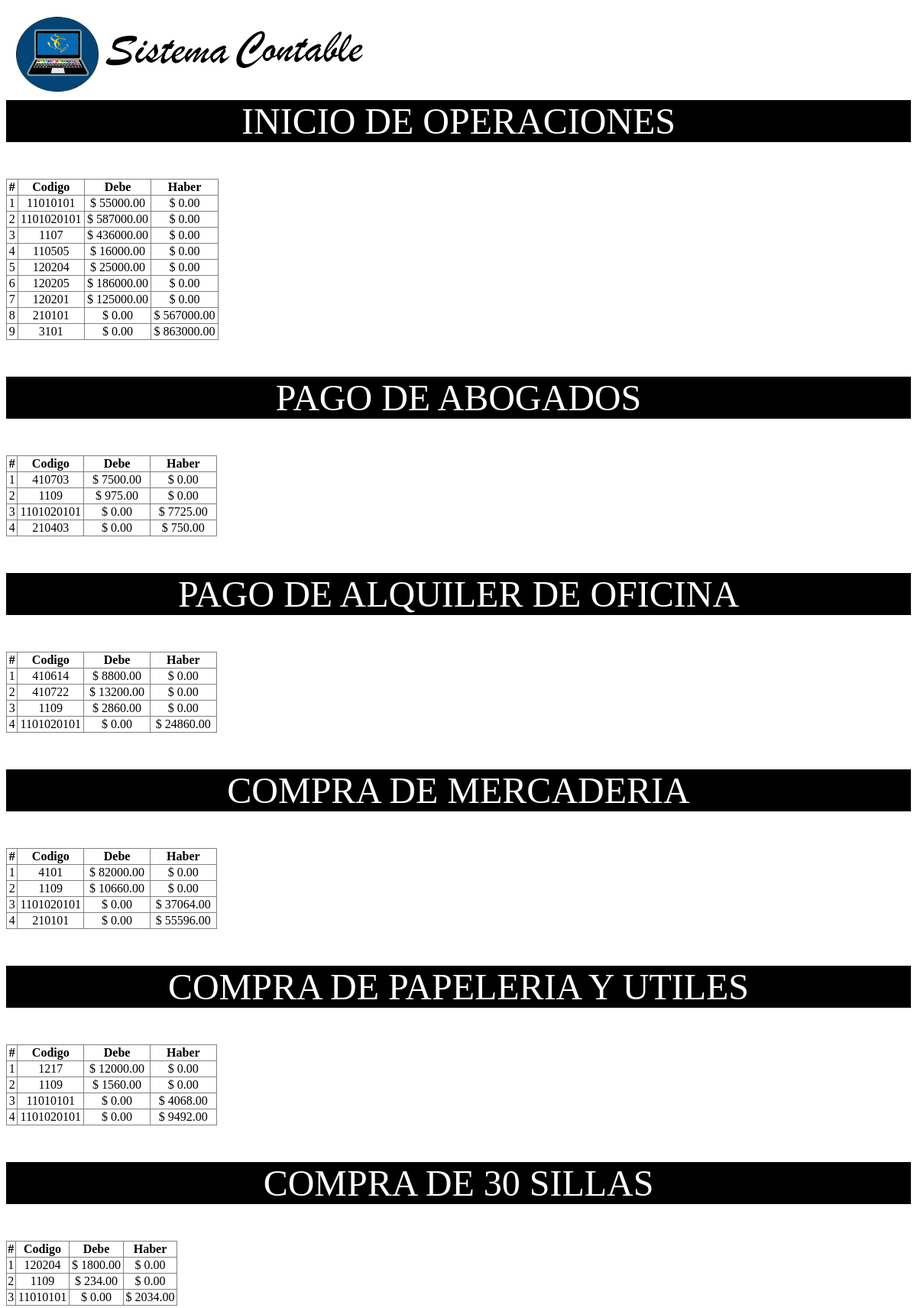
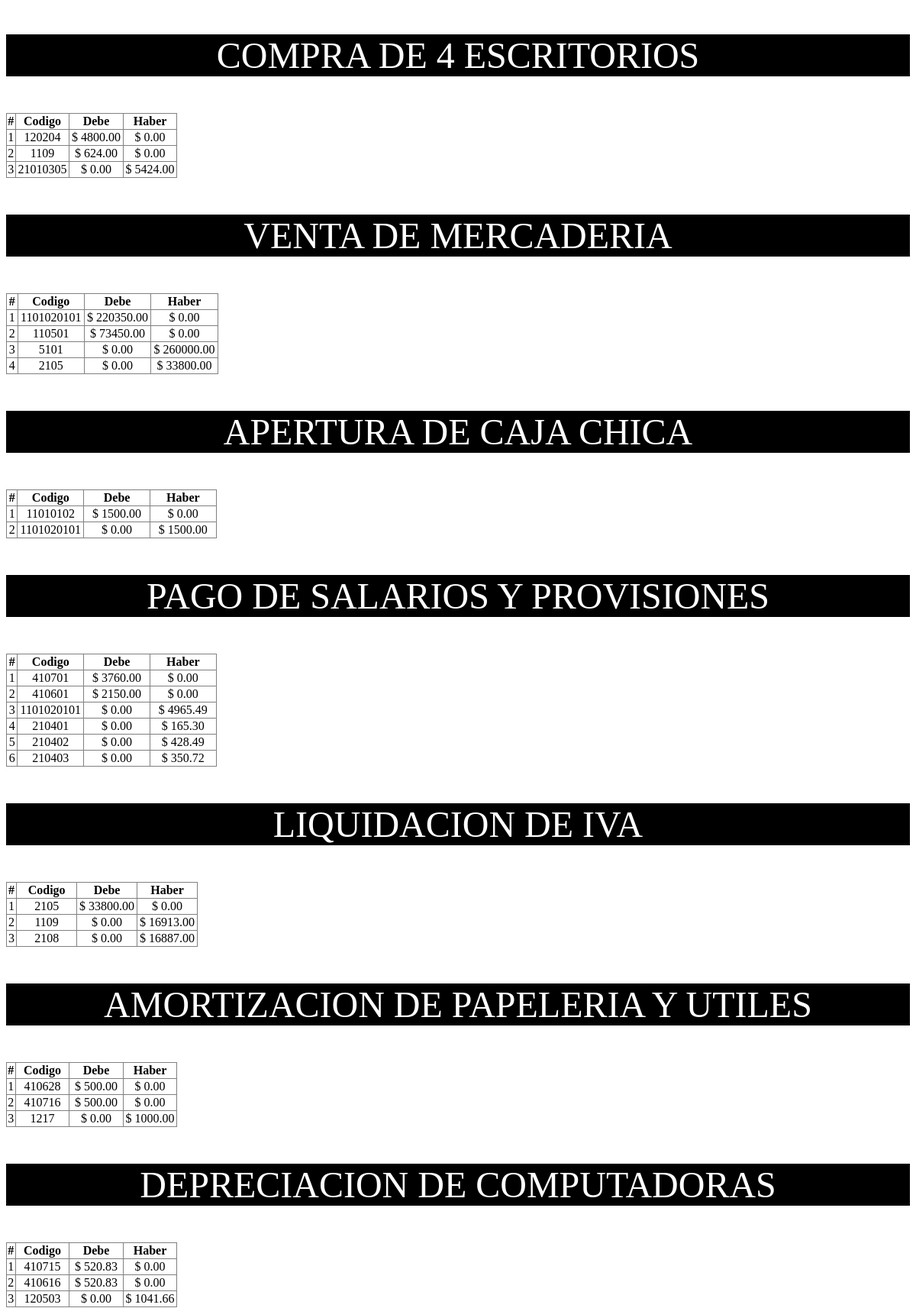
/docs/reporteClasificacion.php (upper part), run on the app's committed database (2 pictures, top to bottom).
### tables this page shows
CREATE TABLE `partida` (
  `idpartida` int(11) NOT NULL,
  `fecha` date NOT NULL,
  `descripcion` varchar(200) NOT NULL,
  `cierre` int(11) NOT NULL,
  `estado` tinyint(1) NOT NULL
);

### docs/reporteClasificacion.php (the view, shortened to what this page needs)
<page backtop="45mm" backbottom="15mm" footer="page">
    <page_header>
        <?php
        include "../globals/conexion.php";
        ?>
        <table border="0">
            <tr>
            <img src="../images/Logi.jpg" style="position: absolute;" />
                <td style="width: 30%;  text-align: right;" class="titulotabla">Fecha : <?php echo date("d-m-Y"); ?></td>
            </tr>
            <tr>
                <td style="width: 70%; text-align: center;" class="titulo2"></td>
                <td style="width: 30%;  text-align: right;" class="titulotabla"></td>
            </tr>
            <tr>
                <td></td>
            </tr>
            <tr>
                <td></td>
            </tr>
            <tr>
                <td style="width: 100%;  text-align: center;" class="titulo2" colspan="2"><strong>  </strong></td>
            </tr>
            <tr>
                <td style="width: 100%;  text-align: center;" class="titulo2" colspan="2"><strong>  </strong></td>
            </tr>
            <tr>
                <td style="width: 100%;  text-align: center;" class="titulo2" colspan="2"><strong>Informe de Partidas</strong></td>
            </tr>
        </table>
    </page_header>
    <?php
    $result = $conexion->query("select p.idpartida as idubicacion,p.descripcion as ubicacion from  partida p  ORDER BY p.idpartida");
    if ($result) {
        while ($fila = $result->fetch_object()) {
            $idubicacion = $fila->idubicacion;
            $ubicacion = $fila->ubicacion;
            $contador = 1;
            echo "<p style='text-align:center;background:black;color:white;font-size: xxx-large;'>" . $ubicacion . "</p>";
            echo '<table border="1" rules="all" cellspacing=0 cellpadding=1>
                <tr>
                    <th style="width: 5%; text-align: center; height: 15px">#</th>
                    <th style="width: 15%; text-align: center;"> Codigo</th>
                    <th style="width: 15%; text-align: center;"> Debe</th>
                    <th style="width: 15%; text-align: center;"> Haber</th>
                </tr>';
            $result1 = $conexion->query("select dd.codigo as nombreclasificacion,dd.monto as nombreclasificacion1,dd.movimiento as nombreclasificacion2 from detallediario dd inner join partida p on p.idpartida=dd.idpartida  where p.idpartida=$idubicacion order by p.idpartida");
            if ($result1) {
                while ($fila1 = $result1->fetch_object()) {
                    $a = "$ ";
                    if($fila1->nombreclasificacion2=='CARGO'){
                        $cargo = $fila1->nombreclasificacion1;
                    }else{
                        $cargo = "0.00";
                    }
                    if($fila1->nombreclasificacion2=='ABONO'){
                        $abono = $fila1->nombreclasificacion1;
                    }else{
                        $abono = "0.00";
                    }
                    echo '<tr>';
                    echo '<td style="width: 5%; text-align: center; height: 15px">' . $contador++ . '</td>';
                    echo '<td style="width: 30%; text-align: center;">' . $fila1->nombreclasificacion . '</td>';
                    echo '<td style="width: 30%; text-align: center;">' . $a. $cargo . '</td>';
                    echo '<td style="width: 30%; text-align: center;">' . $a. $abono . '</td>';
                    echo '</tr>';
                }
            }
            echo '</table>';
        }
    }
    ?>
</page>

### data on the page
partida: descripcion "INICIO DE OPERACIONES", nombreclasificacion "11010101", a "$", cargo "55000.00", abono "0.00", nombreclasificacion "1101020101", cargo "587000.00", nombreclasificacion "1107", cargo "436000.00", nombreclasificacion "110505", cargo "16000.00", nombreclasificacion "120204", cargo "25000.00", nombreclasificacion "120205", cargo "186000.00", nombreclasificacion "120201", cargo "125000.00", nombreclasificacion "210101", cargo "0.00", abono "567000.00", nombreclasificacion "3101", abono "863000.00"
partida: descripcion "PAGO DE ABOGADOS", nombreclasificacion "410703", a "$", cargo "7500.00", abono "0.00", nombreclasificacion "1109", cargo "975.00", nombreclasificacion "1101020101", cargo "0.00", abono "7725.00", nombreclasificacion "210403", abono "750.00"
partida: descripcion "PAGO DE ALQUILER DE OFICINA", nombreclasificacion "410614", a "$", cargo "8800.00", abono "0.00", nombreclasificacion "410722", cargo "13200.00", nombreclasificacion "1109", cargo "2860.00", nombreclasificacion "1101020101", cargo "0.00", abono "24860.00"
partida: descripcion "COMPRA DE MERCADERIA", nombreclasificacion "4101", a "$", cargo "82000.00", abono "0.00", nombreclasificacion "1109", cargo "10660.00", nombreclasificacion "1101020101", cargo "0.00", abono "37064.00", nombreclasificacion "210101", abono "55596.00"
partida: descripcion "COMPRA DE PAPELERIA Y UTILES", nombreclasificacion "1217", a "$", cargo "12000.00", abono "0.00", nombreclasificacion "1109", cargo "1560.00", nombreclasificacion "11010101", cargo "0.00", abono "4068.00", nombreclasificacion "1101020101", abono "9492.00"
partida: descripcion "COMPRA DE 30 SILLAS", nombreclasificacion "120204", a "$", cargo "1800.00", abono "0.00", nombreclasificacion "1109", cargo "234.00", nombreclasificacion "11010101", cargo "0.00", abono "2034.00"
partida: descripcion "COMPRA DE 4 ESCRITORIOS", nombreclasificacion "120204", a "$", cargo "4800.00", abono "0.00", nombreclasificacion "1109", cargo "624.00", nombreclasificacion "21010305", cargo "0.00", abono "5424.00"
partida: descripcion "VENTA DE MERCADERIA", nombreclasificacion "1101020101", a "$", cargo "220350.00", abono "0.00", nombreclasificacion "110501", cargo "73450.00", nombreclasificacion "5101", cargo "0.00", abono "260000.00", nombreclasificacion "2105", abono "33800.00"
partida: descripcion "APERTURA DE CAJA CHICA", nombreclasificacion "11010102", a "$", cargo "1500.00", abono "0.00", nombreclasificacion "1101020101", cargo "0.00", abono "1500.00"
partida: descripcion "PAGO DE SALARIOS Y PROVISIONES", nombreclasificacion "410701", a "$", cargo "3760.00", abono "0.00", nombreclasificacion "410601", cargo "2150.00", nombreclasificacion "1101020101", cargo "0.00", abono "4965.49", nombreclasificacion "210401", abono "165.30", nombreclasificacion "210402", abono "428.49", nombreclasificacion "210403", abono "350.72"
partida: descripcion "LIQUIDACION DE IVA", nombreclasificacion "2105", a "$", cargo "33800.00", abono "0.00", nombreclasificacion "1109", cargo "0.00", abono "16913.00", nombreclasificacion "2108", abono "16887.00"
partida: descripcion "AMORTIZACION DE PAPELERIA Y UTILES", nombreclasificacion "410628", a "$", cargo "500.00", abono "0.00", nombreclasificacion "410716", nombreclasificacion "1217", cargo "0.00", abono "1000.00"
partida: descripcion "DEPRECIACION DE COMPUTADORAS", nombreclasificacion "410715", a "$", cargo "520.83", abono "0.00", nombreclasificacion "410616", nombreclasificacion "120503", cargo "0.00", abono "1041.66"
